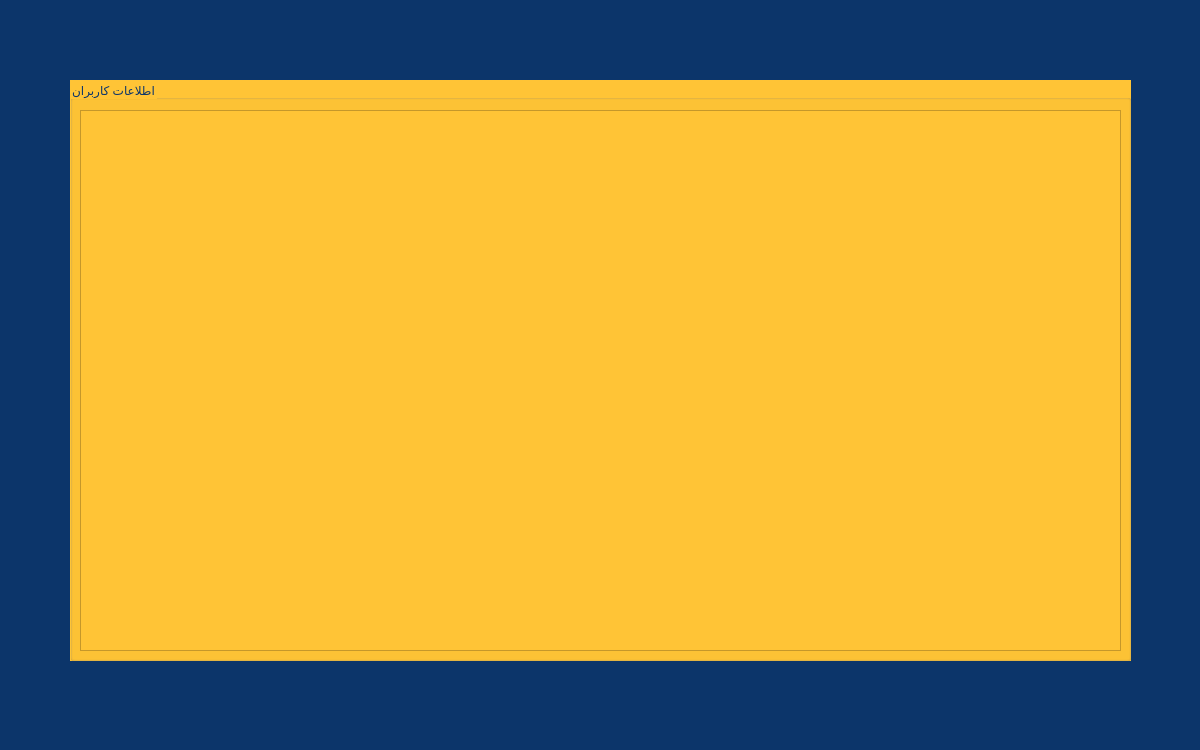
<?xml version="1.0" encoding="UTF-8"?>
<ui version="4.0">
 <class>managers</class>
 <widget class="QMainWindow" name="managers">
  <property name="geometry">
   <rect>
    <x>0</x>
    <y>0</y>
    <width>1200</width>
    <height>750</height>
   </rect>
  </property>
  <property name="windowTitle">
   <string>MainWindow</string>
  </property>
  <property name="styleSheet">
   <string notr="true">background-color: rgb(12, 53, 106);</string>
  </property>
  <widget class="QWidget" name="centralwidget">
   <widget class="QGroupBox" name="groupBox_Information">
    <property name="geometry">
     <rect>
      <x>70</x>
      <y>80</y>
      <width>1061</width>
      <height>581</height>
     </rect>
    </property>
    <property name="styleSheet">
     <string notr="true">color: rgb(12, 53, 106);
background-color: rgb(255, 196, 54);</string>
    </property>
    <property name="title">
     <string>اطلاعات کاربران</string>
    </property>
    <widget class="QTableView" name="tableView">
     <property name="geometry">
      <rect>
       <x>10</x>
       <y>30</y>
       <width>1041</width>
       <height>541</height>
      </rect>
     </property>
    </widget>
   </widget>
  </widget>
  <widget class="QMenuBar" name="menubar">
   <property name="geometry">
    <rect>
     <x>0</x>
     <y>0</y>
     <width>1200</width>
     <height>25</height>
    </rect>
   </property>
  </widget>
  <widget class="QStatusBar" name="statusbar"/>
 </widget>
 <resources/>
 <connections/>
</ui>
